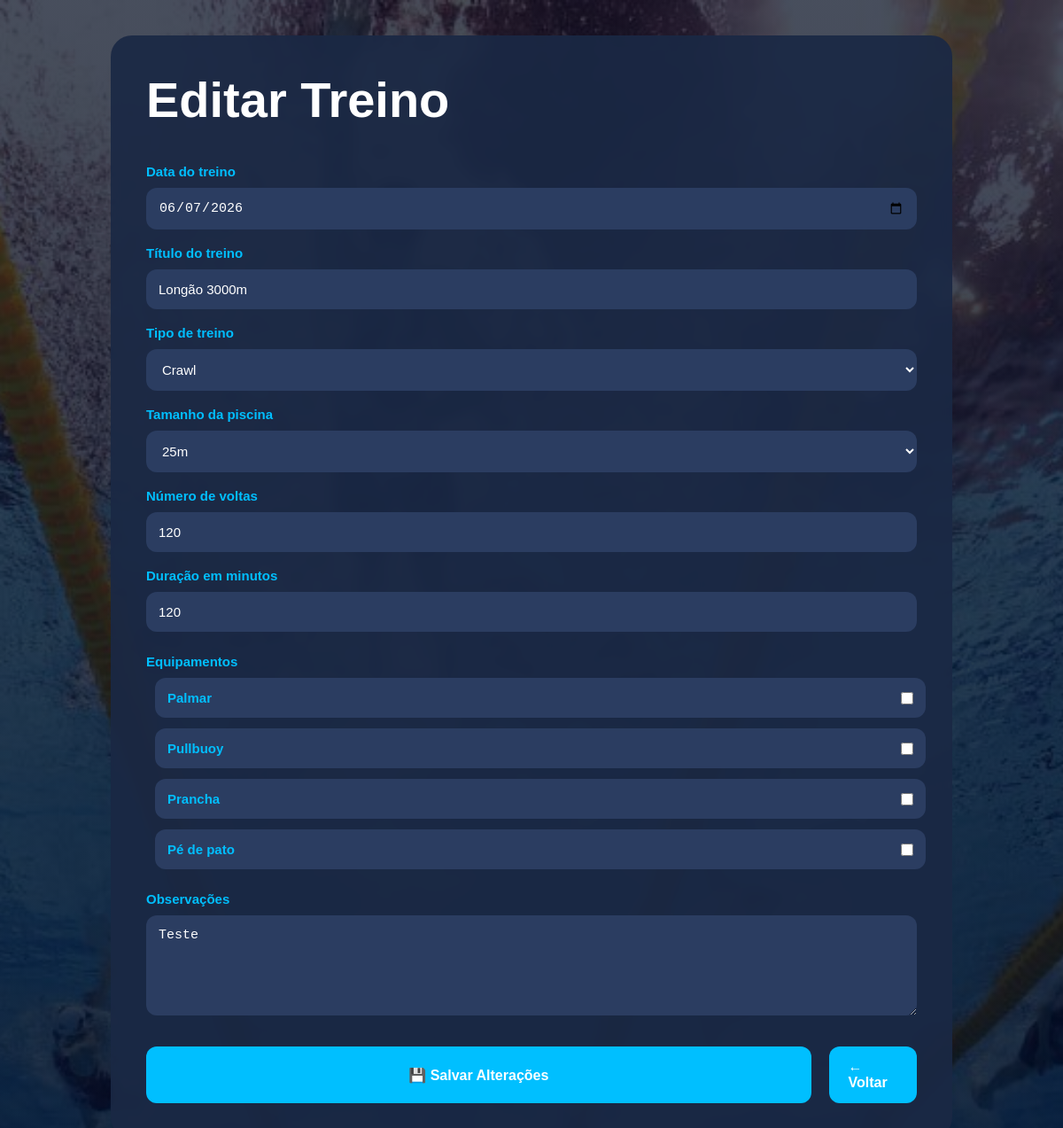
/treino/3/editar (signed in), run on the app's committed database.
### tables this page shows
CREATE TABLE treinos (
    id INTEGER PRIMARY KEY AUTOINCREMENT,
    data_treino TEXT NOT NULL,
    titulo TEXT NOT NULL,
    estilo TEXT,
    tamanho_piscina REAL,
    voltas INTEGER,
    distancia_metros REAL,
    duracao_minutos INTEGER,
    pace TEXT,
    observacoes TEXT,
    equipamentos TEXT,
    status TEXT DEFAULT 'realizado',
    usuario_id INTEGER,
    criado_em TIMESTAMP DEFAULT CURRENT_TIMESTAMP
);

### app.py (the view)
@app.route("/treino/<int:id>/editar")
@login_obrigatorio
def editar_treino(id):
    treino = buscar_treino_por_id(id)
    return render_template(
        "editar_treino.html",
        treino=treino
    )

### app.py (called while the page is built)
def login_obrigatorio(funcao):
    @wraps(funcao)
    def verificar_login(*args, **kwargs):
        if "usuario_id" not in session:
            return redirect(url_for("tela_login"))
        return funcao(*args, **kwargs)
    return verificar_login

### database/connection.py (called while the page is built)
def conectar():
    conexao = sqlite3.connect(DB_PATH)
    conexao.row_factory = sqlite3.Row
    return conexao

### modelos/treinos.py (called while the page is built)
def buscar_treino_por_id(id):
    conexao = conectar()
    cursor = conexao.cursor()
    sql = """
        SELECT * FROM treinos
        WHERE id = ?
    """
    cursor.execute(sql, (id,))
    treino = cursor.fetchone()
    cursor.close()
    conexao.close()
    return treino

### templates/editar_treino.html (shortened to what this page needs)
{% extends "base.html" %}
{% block content %}
<main class="editar-page">
    <div class="editar-container">
        <h1>Editar Treino</h1>
        <form
            action="{{ url_for('atualizar', id=treino.id) }}"
            method="POST"
            class="editar-form"
        >
            <div class="form-grid">
                <div class="form-group">
                    <label>Data do treino</label>
                    <input
                        type="date"
                        name="data_treino"
                        value="{{ treino.data_treino }}"
                        required
                    >
                </div>
                <div class="form-group">
                    <label>Título do treino</label>
                    <input
                        type="text"
                        name="titulo"
                        value="{{ treino.titulo }}"
                        required
                    >
                </div>
                <div class="form-group">
                    <label>Tipo de treino</label>
                    <select name="estilo">
                        <option value="Crawl"
                            {% if treino.estilo == 'Crawl' %}selected{% endif %}>
                            Crawl
                        </option>
                    </select>
                </div>
                <div class="form-group">
                    <label>Tamanho da piscina</label>
                    <select name="tamanho_piscina">
                        <option value="25"
                            {% if treino.tamanho_piscina == 25 %}selected{% endif %}>
                            25m
                        </option>
                    </select>
                </div>
                <div class="form-group">
                    <label>Número de voltas</label>
                    <input
                        type="number"
                        name="voltas"
                        value="{{ treino.voltas }}"
                        required
                    >
                </div>
                <div class="form-group">
                    <label>Duração em minutos</label>
                    <input
                        type="number"
                        name="duracao_minutos"
                        value="{{ treino.duracao_minutos }}"
                        required
                    >
                </div>
            </div>
            <div class="form-group">
                <label>Equipamentos</label>
                <div class="equipamentos-grid">
                    <label class="equipamento-item">
                        <span>Palmar</span>
                        <input
                            type="checkbox"
                            name="equipamentos"
                            value="Palmar"
                        >
                    </label>
                    <label class="equipamento-item">
                        <span>Pullbuoy</span>
                        <input
                            type="checkbox"
                            name="equipamentos"
                            value="Pullbuoy"
                        >
                    </label>
                    <label class="equipamento-item">
                        <span>Prancha</span>
                        <input
                            type="checkbox"
                            name="equipamentos"
                            value="Prancha"
                        >
                    </label>
                    <label class="equipamento-item">
                        <span>Pé de pato</span>
                        <input
                            type="checkbox"
                            name="equipamentos"
                            value="Pé de pato"
                        >
                    </label>
                </div>
            </div>
            <div class="form-group">
                <label>Observações</label>
                <textarea
                    name="observacoes"
                    rows="5"
                >{{ treino.observacoes }}</textarea>
            </div>
            <div class="editar-acoes">
                <button type="submit" class="btn-salvar">
                    💾 Salvar Alterações
                </button>
                <a href="/" class="btn-voltar">
                    ← Voltar
                </a>
            </div>
        </form>
    </div>
</main>
{% endblock %}

### static/style.css (style rules this page uses)
body { margin: 0; height: 100vh; overflow: hidden; font-family: Arial, sans-serif; background: #081229; color: white; }
.form-grid { display: grid; grid-template-columns: 1fr; gap: 18px; }
.form-group { display: flex; flex-direction: column; gap: 10px; }
.form-group label, .cadastro-form label { color: #00bfff; font-weight: bold; font-size: 15px; }
.form-group input, .form-group select, .form-group textarea, .cadastro-form input, .cadastro-form select, .cadastro-form textarea { width: 100%; padding: 14px; border: none; border-radius: 12px; background: #2b3d61; color: white; font-size: 15px; box-sizing: border-box; }
.equipamentos-grid { display: grid; grid-template-columns: 1fr; gap: 12px; }
.equipamento-item { display: flex; justify-content: space-between; transform: translateX(10px); align-items: center; background: #2b3d61; padding: 14px; border-radius: 12px; color: white; font-weight: bold; }
.equipamento-item input { width: 14px; height: 14px; margin: 0; }
.btn-salvar { width: 100%; background: #00bfff; color: white; border: none; padding: 15px; border-radius: 12px; font-size: 16px; font-weight: bold; cursor: pointer; transition: 0.2s; }
.btn-voltar { display: inline-block; padding: 14px 22px; border-radius: 12px; background: #00bfff; color: white; text-decoration: none; font-weight: bold; transition: 0.2s; }
.editar-page { min-height: 100vh; display: flex; justify-content: center; align-items: center; padding: 40px; background: #000f2f; overflow-y: auto; }
.editar-container { width: 100%; max-width: 950px; background: #1b2945; padding: 40px; border-radius: 24px; box-sizing: border-box; }
.editar-container h1 { font-size: 56px; color: white; margin-top: 0; margin-bottom: 40px; }
.editar-form { display: flex; flex-direction: column; gap: 25px; }
.editar-acoes { display: flex; gap: 20px; margin-top: 10px; }
body { background: linear-gradient( rgba(1, 10, 30, 0.72), rgba(1, 10, 30, 0.82) ), url("img/piscina-bg.jpg"); background-size: cover; background-position: center; background-attachment: fixed; }
.editar-page { background: transparent; }
.editar-container { background: rgba(27, 41, 69, 0.92); backdrop-filter: blur(6px); }
.editar-page { padding: 40px 0; }
html, body { min-height: 100%; height: auto; overflow-y: auto; }

### data on the page
treinos: data_treino "06/07/2026", titulo "Longão 3000m", estilo "Crawl", tamanho_piscina "25m", voltas "120", duracao_minutos "120", observacoes "Teste"
